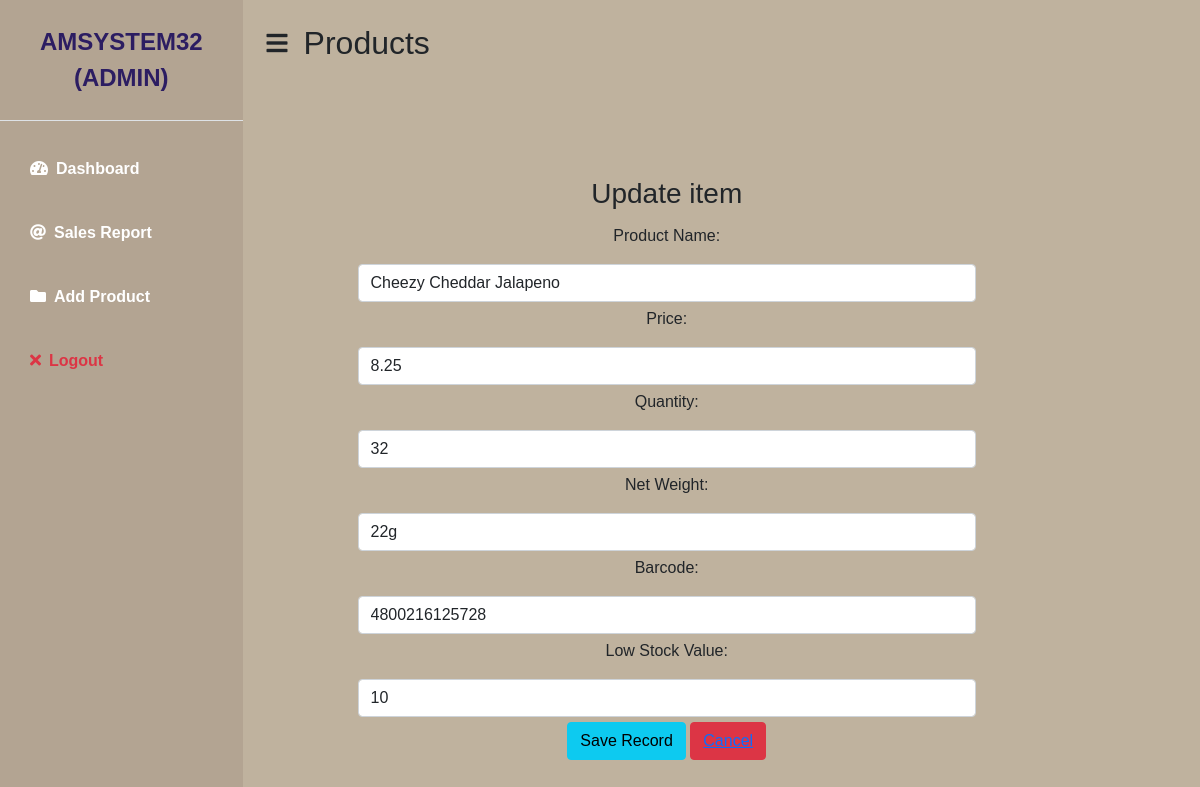
Page /admin_prodedit.php?id=14 (signed in) on the committed database.
### tables this page shows
CREATE TABLE `user` (
  `id` int(11) NOT NULL,
  `name` varchar(30) NOT NULL,
  `user_id` int(11) NOT NULL,
  `username` varchar(30) NOT NULL,
  `password` varchar(30) NOT NULL,
  `account_lvl` varchar(30) NOT NULL,
  `date` varchar(30) NOT NULL
);

CREATE TABLE `prod` (
  `prod_id` int(11) NOT NULL,
  `prod_name` varchar(30) NOT NULL,
  `netWt` varchar(30) NOT NULL,
  `quanity` varchar(30) NOT NULL,
  `barcode` varchar(50) NOT NULL,
  `lStockV` int(12) NOT NULL,
  `date` varchar(30) NOT NULL,
  `price` double NOT NULL
);

### session.php (called while the page is built, shortened)
<?php
    include('includes/database.php');
    $id = $_SESSION['id'];
    $query=mysqli_query ($con,"SELECT * FROM user WHERE id ='$id'");
    $row=mysqli_fetch_array($query);
    $name=$row['name'];
    $acclvl=$row['account_lvl'];
?>

### admin_prodedit.php (the view, shortened to what this page needs)
<!DOCTYPE html>
<html lang="en">
    <head>
        <link href="https://cdn.jsdelivr.net/npm/bootstrap@5.0.0-beta3/dist/css/bootstrap.min.css" rel="stylesheet" />
        <link rel="stylesheet" href="https://cdnjs.cloudflare.com/ajax/libs/font-awesome/5.15.3/css/all.min.css" />
        <link rel="stylesheet" href="css/dashstyle.css" />
    </head>
    <body>
    <?php include ('session.php');?>
        <div class="d-flex" id="wrapper">
            <div style="background-color: #B3A492;" id="sidebar-wrapper">
                <div class="sidebar-heading text-center py-4 primary-text fs-4 fw-bold text-uppercase border-bottom text-black"><?php echo $name?> (<?php echo $acclvl?>)</div>
                    <div class="list-group list-group-flush my-3">
                        <a href="admin_home.php" class="list-group-item list-group-item-action bg-transparent second-text fw-bold"><i
                                class="fas fa-tachometer-alt me-2"></i>Dashboard</a>
                        <a href="admin_sales.php" class="list-group-item list-group-item-action bg-transparent second-text fw-bold"><i
                                class="fa fa-at me-2"></i>Sales Report</a>
                        <a href="admin_addprod.php" class="list-group-item list-group-item-action bg-transparent second-text fw-bold"><i
                                class="fas fa-folder me-2"></i>Add Product</a>
                        <a href="logout.php" class="list-group-item list-group-item-action bg-transparent text-danger fw-bold"><i
                                class="fas fa-times me-2"></i>Logout</a>
                    </div>
            </div>
            <div id="page-content-wrapper" style="background-color: #BFB29E;">
            <nav class="navbar navbar-expand-lg navbar-light bg-transparent py-4 px-4">
                <div class="d-flex align-items-center">
                    <i class="fas fa-bars dark-text fs-4 me-3" id="menu-toggle"></i>
                    <h2 class="fs-2 m-0">Products</h2>
                </div>
            </nav>
            <div class="container-fluid px-4">
            <div class="panel panel-success">
                <div class="panel-heading text-center" style="margin: 10%;">
                    <div class="input">
                        <h3>Update item</h3>
                        <?php
                            $idp = $_GET["id"];
                            include('includes/database.php');
                            $query=mySQLi_query($con,"SELECT * from prod WHERE prod_id=$idp");
                            $row=mySQLi_fetch_array($query);
                            $bcode = $row['barcode'];
                            $quan = $row['quanity'];
                            $netWg  = $row['netWt'];
                            $srp  = $row['price'];
                            $itemName = $row['prod_name'];
                            $lsv = $row['lStockV'];
                        ?>
                    </div>
                    <form method="post" action="admin_sqlupdateprod.php?id=<?php echo $idp?>">
                        <div class="input">
                            <p>Product Name: </p><input class="form-control" value="<?php echo $itemName ?>" name="itemname" required>
                        </div>
                        <div class="input">
                            <p>Price: </p><input class="form-control" value="<?php echo $srp ?>" name="price" required type="number" min="0.01" step="0.01">
                        </div>
                        <div class="input">
                            <p>Quantity: </p><input class="form-control" value="<?php echo $quan ?>" name="quantity" required type="number" min="1">
                        </div>
                        <div class="input">
                            <p>Net Weight: </p><input class="form-control" value="<?php echo $netWg ?>" name="netWg" required>
                        </div>
                        <div class="input">
                            <p>Barcode: </p><input class="form-control" value="<?php echo $bcode ?>" name="barcode" required type="number" min="1">
                        </div>
                        <div class="input">
                            <p>Low Stock Value: </p><input class="form-control" value="<?php echo $lsv ?>" name="lsv" required type="number" min="1">
                        </div>
                        <div class="input">
                            <button type="submit" class="btn btn-xs btn-info">Save Record</button>
                            <button class="btn btn-xs btn-danger"><a href="admin_home.php">Cancel</a></button>
                        </div>
                    </form>
                </div>
            </div>
            </div>
    </body>
</html>

### css/dashstyle.css (style rules this page uses)
:root { --main-bg-color: #22245F; --main-text-color: #2C1D62; --second-text-color: #FFFFFF; --second-bg-color: #c1efde; }
.primary-text { color: var(--main-text-color); }
.second-text { color: var(--second-text-color); }
#wrapper { overflow-x: hidden; background-image: linear-gradient( to right, #38396F, #64658F, #9091AF, #BCBDCF, #E8E9EF ); }
#sidebar-wrapper { min-height: 100vh; margin-left: -15rem; -webkit-transition: margin 0.25s ease-out; -moz-transition: margin 0.25s ease-out; -o-transition: margin 0.25s ease-out; transition: margin 0.25s ease-out; }
#sidebar-wrapper .sidebar-heading { padding: 0.875rem 1.25rem; font-size: 1.2rem; }
#sidebar-wrapper .list-group { width: 15rem; }
#page-content-wrapper { min-width: 100vw; }
#menu-toggle { cursor: pointer; }
.list-group-item { border: none; padding: 20px 30px; }
@media (min-width: 768px) { #sidebar-wrapper { margin-left: 0; } }
@media (min-width: 768px) { #page-content-wrapper { min-width: 0; width: 100%; } }
.input { padding-bottom: 5px; width: 85%; }

### admin_prodedit.php (style rules this page uses)
body { font-family: Arial, sans-serif; }

### rows in the picture
user: name "AMSYSTEM32", account_lvl "ADMIN"
prod: itemname "Cheezy Cheddar Jalapeno", price "8.25", quantity "32", netWg "22g", barcode "4800216125728", lsv "10"
